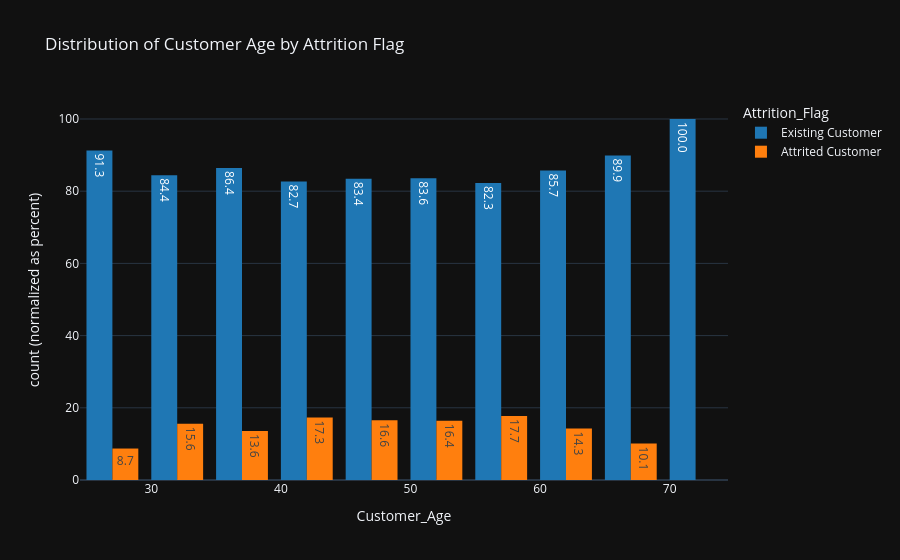

Here is the notebook cell this chart was saved with:
### Markdown cell above
## Univariate & Bivariate Analysis ##

### Code cell
fig = px.histogram(bank_df, x = 'Customer_Age', color = 'Attrition_Flag',
                    title = 'Distribution of Customer Age by Attrition Flag',
                    color_discrete_sequence = px.colors.qualitative.D3,
                    text_auto = '.1f', barnorm = 'percent', barmode = 'group',
                    nbins = 20)

fig.show()

### Figure 1 — Plotly figure (JSON) as saved in the notebook; plotly's stock layout.template omitted (floating-point values rounded to 4 significant figures; data arrays with more than 128 entries replaced by an {"elided": "..."} marker saying what was removed)
{"data": [{"alignmentgroup": "True", "bingroup": "x", "hovertemplate": "Attrition_Flag=Existing Customer<br>Customer_Age=%{x}<br>count (normalized as percent)=%{y}<extra></extra>", "legendgroup": "Existing Customer", "marker": {"color": "#1F77B4", "pattern": {"shape": ""}}, "name": "Existing Customer", "nbinsx": 20, "offsetgroup": "Existing Customer", "orientation": "v", "showlegend": true, "texttemplate": "%{value:.1f}", "type": "histogram", "x": {"elided": "8500 int values"}, "xaxis": "x", "yaxis": "y"}, {"alignmentgroup": "True", "bingroup": "x", "hovertemplate": "Attrition_Flag=Attrited Customer<br>Customer_Age=%{x}<br>count (normalized as percent)=%{y}<extra></extra>", "legendgroup": "Attrited Customer", "marker": {"color": "#FF7F0E", "pattern": {"shape": ""}}, "name": "Attrited Customer", "nbinsx": 20, "offsetgroup": "Attrited Customer", "orientation": "v", "showlegend": true, "texttemplate": "%{value:.1f}", "type": "histogram", "x": {"elided": "1627 int values"}, "xaxis": "x", "yaxis": "y"}], "layout": {"barmode": "group", "barnorm": "percent", "legend": {"title": {"text": "Attrition_Flag"}, "tracegroupgap": 0}, "title": {"text": "Distribution of Customer Age by Attrition Flag"}, "xaxis": {"anchor": "y", "domain": [0, 1], "title": {"text": "Customer_Age"}}, "yaxis": {"anchor": "x", "domain": [0, 1], "title": {"text": "count (normalized as percent)"}}}}
